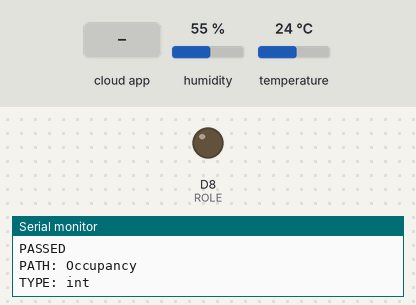
Simulated run of this sketch. Board: ESP8266 (NodeMCU). Parts: output pins drawn as LEDs (lit = HIGH), the last lines printed to the serial monitor. The test bench sets the inputs (shaded band); at power-on: humidity 55 %, temperature 24 °C. WiFi joins after 1.5 s; servers stay silent unless stated; the Firebase database answers and starts empty; not simulated (calls return 0 or success): secret.h.

Above: at 2.7 s.
2.8 s: the phone or cloud app sets Occupancy to 1
At 3.7 s:
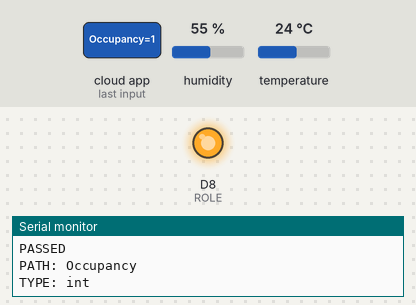
4.3 s: the phone or cloud app sets Occupancy to 0
At 6.0 s:
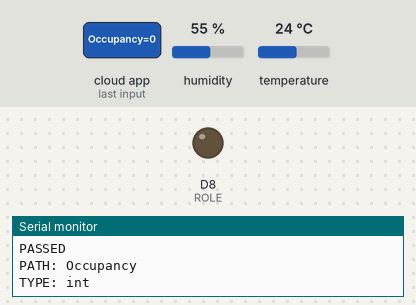
Timing chart, 0 to 7.5 s (numbered marks = the images above; inputs shaded):
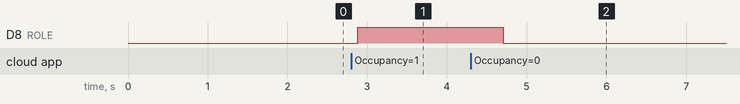

The sketch:

NodeMCU.ino
```cpp
#include <ESP8266WiFi.h>
#include <Firebase_ESP_Client.h>
#include <DHT.h>
#include <DHT_U.h>
#include "addons/TokenHelper.h"
#include "addons/RTDBHelper.h"
#include "secret.h"

#define WIFI_SSID "Arslan"
#define WIFI_PASSWORD "esp826612e"


#define DHTTYPE DHT11
#define ROLE D8

const int DHTPin =D4;
DHT dht (DHTPin,DHTTYPE);


FirebaseData fbdo;
FirebaseAuth auth;
FirebaseConfig config;

unsigned long sendDataPrevMillis = 0;
int count = 0;
bool signupOK = false;

void setup(){
  Serial.begin(115200);


  WiFi.begin(WIFI_SSID, WIFI_PASSWORD);
  Serial.print("Connecting to Wi-Fi");
  while (WiFi.status() != WL_CONNECTED){
    Serial.print(".");
    delay(300);
  }
  Serial.println();
  Serial.print("Connected with IP: ");
  Serial.println(WiFi.localIP());
  Serial.println();
   pinMode(ROLE,OUTPUT);
  dht.begin();

  /* Assign the api key (required) */
  config.api_key = API_KEY;

  /* Assign the RTDB URL (required) */
  config.database_url = DATABASE_URL;

  /* Sign up */
  if (Firebase.signUp(&config, &auth, "", "")){
    Serial.println("ok");
    signupOK = true;
  }
  else{
    Serial.printf("%s\n", config.signer.signupError.message.c_str());
  }

  /* Assign the callback function for the long running token generation task */
  config.token_status_callback = tokenStatusCallback; //see addons/TokenHelper.h

  Firebase.begin(&config, &auth);
  Firebase.reconnectWiFi(true);
}

void loop(){
  int occupancy =0;

  if (Firebase.ready() && signupOK ){
    sendDataPrevMillis = millis();
    // Write an Int number on the database path test/int
    float t = dht.readTemperature();
    Serial.println(t);
    float h = dht.readHumidity();
    Serial.println(h);

    if (Firebase.RTDB.setFloat(&fbdo, "Temperature", t)){
      Serial.println("PASSED");
      Serial.println("PATH: " + fbdo.dataPath());
      Serial.println("TYPE: " + fbdo.dataType());
    }
    else {
      Serial.println("FAILED");
      Serial.println("REASON: " + fbdo.errorReason());
    }

    if (Firebase.RTDB.setFloat(&fbdo, "Humadity", h)){
      Serial.println("PASSED");
      Serial.println("PATH: " + fbdo.dataPath());
      Serial.println("TYPE: " + fbdo.dataType());
    }
    else {
      Serial.println("FAILED");
      Serial.println("REASON: " + fbdo.errorReason());
    }

  if (Firebase.RTDB.getInt(&fbdo, "Occupancy")) {
      if (fbdo.dataType() == "int") {
        occupancy = fbdo.intData();
        Serial.println(occupancy);
      }
    }
    else {
      Serial.println(fbdo.errorReason());
    }

    if(occupancy ==1){
      digitalWrite(ROLE,HIGH);
  }
  else{
      digitalWrite(ROLE,LOW);
  }


  }
}
```

Measured:
- after the input at 2.8 s, D8 (ROLE): LOW → HIGH after 0.08 s
- after the input at 4.3 s, D8 (ROLE): HIGH → LOW after 0.40 s
